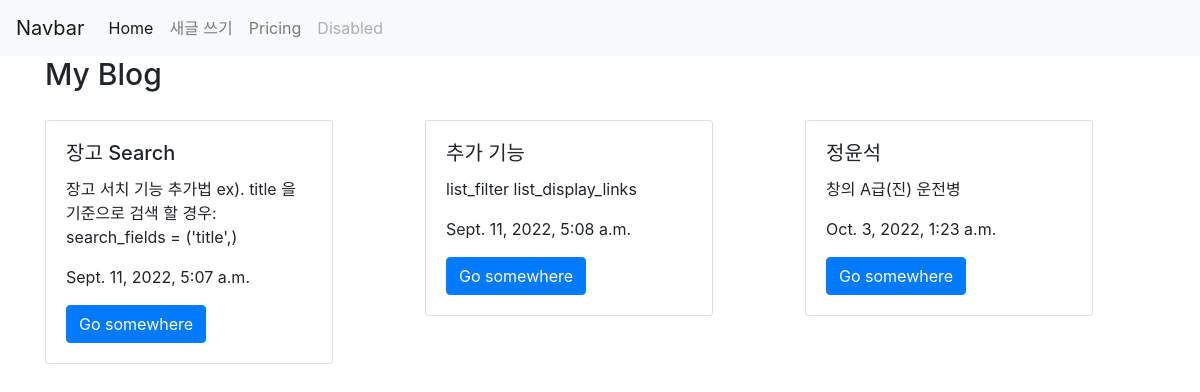
The page / on the database its author committed.
### posts/models.py (models this page shows, shortened)
class Post(models.Model):
    title=models.CharField(max_length=200)
    content = models.TextField()
    view_count = models.IntegerField(default=0)
    created_at=models.DateTimeField(auto_now_add=True)
    updated_at=models.DateTimeField(auto_now=True)
    def get_absolute_url(self):
        return reverse('posts:show',args=[self.pk])

### posts/views.py (the view)
# urls.py: path('',main, name="main"),
def main(request):
    context = {
        'posts': Post.objects.all()
    }
    return render(request, 'posts/main.html', context)

### posts/templates/posts/main.html
{% extends 'base.html' %}
{% load static %}
{% block content %}
<div class="container">
    <h1>
        My Blog
    </h1>
    <div class="row">
        {% for post in posts %}
        <div class="col-md-4 col-12">
            <div class="card" style="width: 18rem; margin-top: 20px;">
              <div class="card-body">
                <h5 class="card-title">{{ post.title }}</h5>
                <p class="card-text">{{ post.content }}</p>
                <p>{{ post.created_at }}</p>
                <a href="{{ post.get_absolute_url }}" class="btn btn-primary">Go somewhere</a>
              </div>
            </div>
        </div>
        {% endfor %}
    </div>
</div>
{% endblock %}

### kakao/templates/base.html (shortened to what this page needs)
{% load static %}
<!doctype html>
<html lang="en">
  <head>
    <link rel="stylesheet" href="https://stackpath.bootstrapcdn.com/bootstrap/4.3.1/css/bootstrap.min.css">
    <link rel="stylesheet" href="{% static 'css/project.css' %}">
  </head>
  <body>
    {% include 'share/_navbar.html' %}
    {% block content %}
    {% endblock %}
  </body>
</html>

### kakao/templates/share/_navbar.html (shortened to what this page needs)
<nav class="navbar navbar-expand-lg navbar-light bg-light">
  <a class="navbar-brand" href="#">Navbar</a>
  <div class="collapse navbar-collapse" id="navbarNavAltMarkup">
    <div class="navbar-nav">
      <a class="nav-item nav-link active" href="#">Home <span class="sr-only">(current)</span></a>
      <a class="nav-item nav-link" href="{% url 'posts:new' %}">새글 쓰기</a>
      <a class="nav-item nav-link" href="#">Pricing</a>
      <a class="nav-item nav-link disabled" href="#" tabindex="-1" aria-disabled="true">Disabled</a>
    </div>
  </div>
</nav>

### kakao/static/css/project.css (style rules this page uses)
h1 { font-size: 30px; }

### rows shown on the page
Post: title "장고 Search", content "장고 서치 기능 추가법 ex). title 을 기준으로 검색 할 경우: search_fields = ('title',)", created_at "Sept. 11, 2022, 5:07 a.m."
Post: title "추가 기능", content "list_filter list_display_links", created_at "Sept. 11, 2022, 5:08 a.m."
Post: title "정윤석", content "창의 A급(진) 운전병", created_at "Oct. 3, 2022, 1:23 a.m."
